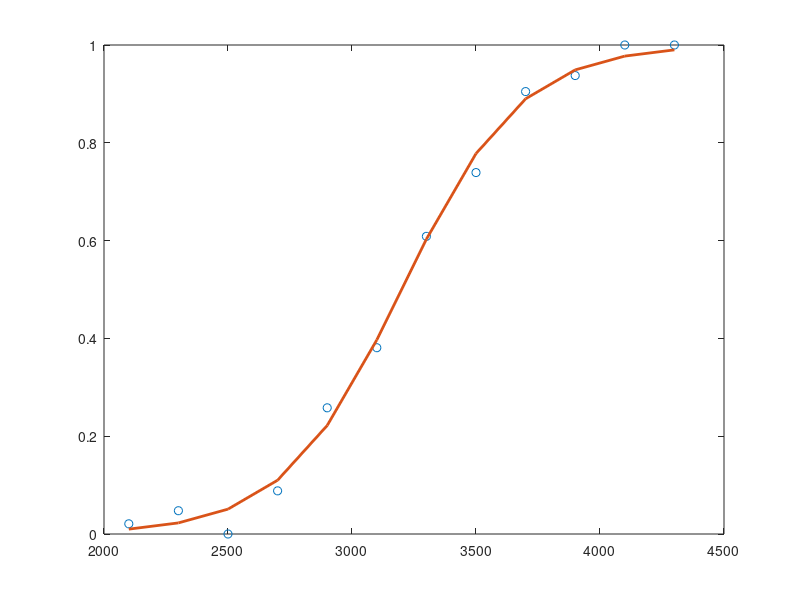

This figure's MATLAB source:
close all; clear all; clc;

%Example of Logistic Regression

%Each y value is the number of successes in corresponding number of trials
%n, and x contains the predictor variable values.
x = [2100 2300 2500 2700 2900 3100 ...
     3300 3500 3700 3900 4100 4300]';
n = [48 42 31 34 31 21 23 23 21 16 17 21]';
y = [1 2 0 3 8 8 14 17 19 15 17 21]';

%Fit a probit regression model for y on x.
b = glmfit(x,[y n],'binomial','link','logit');

%Compute the estimated number of successes and plot the percent observed
%and estimated percent success versus the x values.
yfit = glmval(b,x,'logit','size',n);
plot(x, y./n,'o',x,yfit./n,'-','LineWidth',2)

% Class
% glmfit([2 4 10], [75 45 35])
% ans =

%   74.2308
%   -4.2308